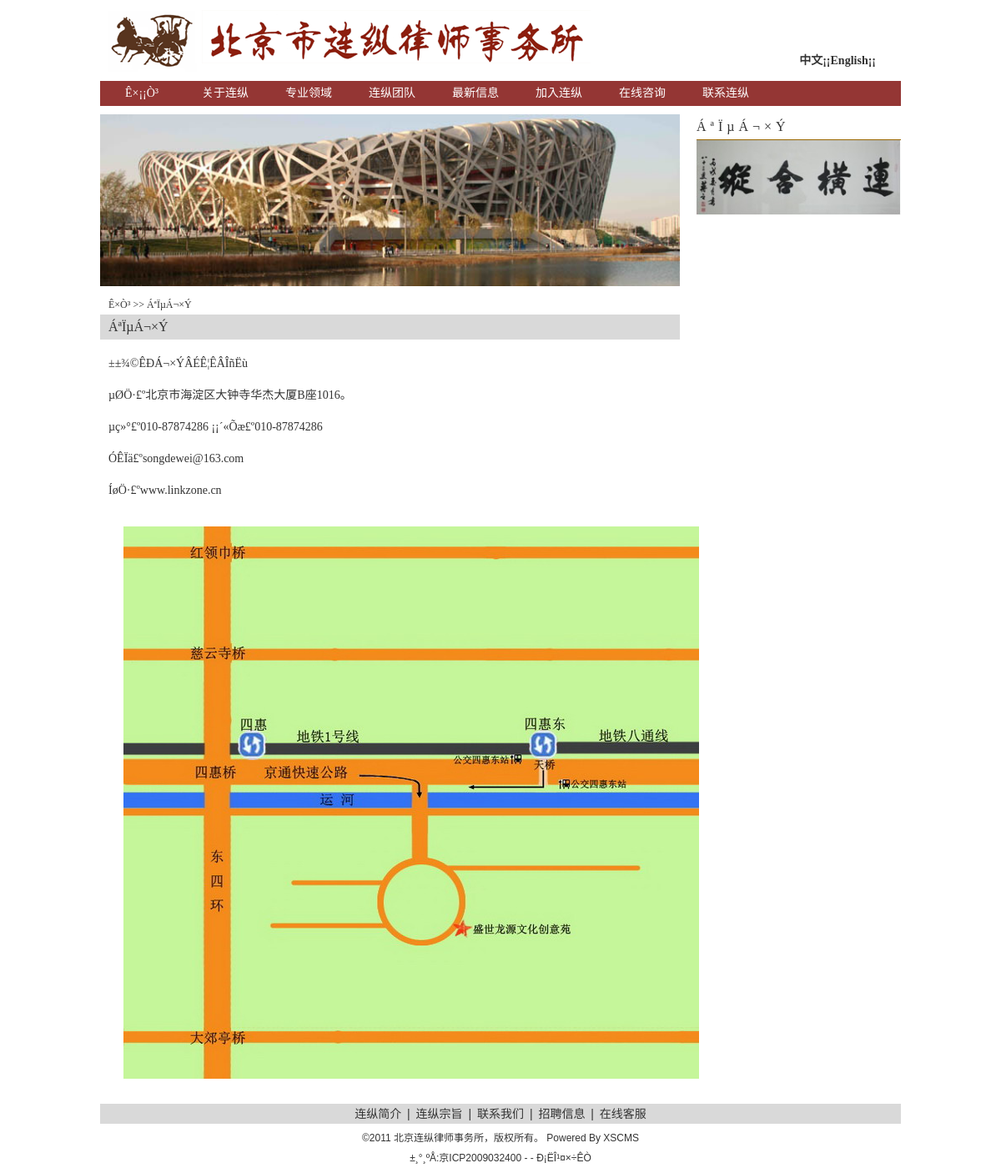
Page /contactus.php on the committed database.
### tables this page shows
CREATE TABLE `sdw_nav` (
  `nav_id` int(11) NOT NULL auto_increment,
  `nav_up` int(11) NOT NULL default '0',
  `nav_name` varchar(20) default NULL,
  `nav_link` varchar(50) default NULL,
  `nav_position` enum('bot','top','mid') NOT NULL default 'mid',
  `nav_open` tinyint(4) NOT NULL default '0',
  `nav_order` tinyint(4) NOT NULL default '0',
  `nav_display` tinyint(4) NOT NULL default '0',
  `nav_type` tinyint(4) default '0',
  `nav_subs` tinyint(4) default '0',
  PRIMARY KEY  (`nav_id`)
);

CREATE TABLE `sdw_contact` (
  `con_id` int(11) NOT NULL auto_increment,
  `con_man` varchar(50) default NULL,
  `con_tel` varchar(200) default NULL,
  `con_fax` varchar(200) default NULL,
  `con_oicq` varchar(200) default NULL,
  `con_email` varchar(200) default NULL,
  `con_msn` varchar(200) default NULL,
  `con_ww` varchar(200) default NULL,
  `con_postcode` varchar(10) default NULL,
  `con_address` varchar(200) default NULL,
  `con_mobile` varchar(20) default NULL,
  PRIMARY KEY  (`con_id`)
);

### contactus.php (called while the page is built, shortened)
<?php
require_once dirname(__FILE__).'/include/common.inc.php';
$articles = $images = $videos = $products = $category = array();
$smarty->assign('condata',get_contactinfo());
$smarty->assign('category',$category);
$smarty->assign('articles',$articles);
$smarty->assign('products',$products);
$smarty->assign('videos',$videos);
$smarty->assign('images',$images);
$smarty->assign('navs',get_navs());
$smarty->display('contactus.htm');
?>

### include/db_mysql.php (called while the page is built, shortened)
<?php
Class DB {
	function query($SQL,$method=''){
		$GLOBALS['tablepre']=='sdw_' or $SQL=str_replace('sdw_',$GLOBALS['tablepre'],$SQL);
		if($method=='U_B' && function_exists('mysql_unbuffered_query')){
			$query = mysql_unbuffered_query($SQL);
		}else{
			$query = mysql_query($SQL);
		}
		return $query;
	}
	function get_one($SQL){
		$query=$this->query($SQL,'U_B');
		$rs =&mysql_fetch_array($query, MYSQL_ASSOC);
		return $rs;
	}
}
?>

### include/content.func.php (called while the page is built, shortened)
<?php
function get_navs($displayall=false){
	global $db;
	$navarray = array();
	$wheresql = !$displayall ? "WHERE nav_display=1" : '';
	$query = $db->query("SELECT * FROM sdw_nav $wheresql ORDER BY nav_order ASC,nav_id ASC");
	while ($navrs = $db->fetch_array($query)){
		$navrs['target'] = $navrs['nav_open']==1 ? ' target="_blank"' : '';
		$navarray[$navrs['nav_position']][$navrs['nav_up']][] = $navrs;
	}
	return $navarray;
}
function get_contactinfo(){
	global $db;
	$contact = $db->get_one("SELECT * FROM sdw_contact LIMIT 1");
	$contact['men'] = explode('||',$contact['con_man']);
	$contact['fax'] = explode('||',$contact['con_fax']);
	$contact['tel'] = explode('||',$contact['con_tel']);
	$contact['email'] = explode('||',$contact['con_email']);
	$contact['ww'] = explode('||',$contact['con_oicq']);
	$contact['msn'] = explode('||',$contact['con_msn']);
	$contact['ww'] = explode('||',$contact['con_ww']);
	$contact['mobile'] = explode('||',$contact['con_mobile']);
	return $contact;
}
?>

### sysdata/templates_c/%%F1^F1A^F1A4EE0E%%header.htm.php (the view, shortened to what this page needs)
<div class="topdiv">
	<div class="logo"><img src="templates/lianzong/images/logo.png" border="0" title="<?php echo $this->_tpl_vars['cfg']['sysname']; ?>
" /></div>
	<div class="topright"><?php $_from = $this->_tpl_vars['navs']['top']['0']; if (!is_array($_from) && !is_object($_from)) { settype($_from, 'array'); }if (count($_from)):
    foreach ($_from as $this->_tpl_vars['nav']):
?><a href="<?php echo $this->_tpl_vars['nav']['nav_link']; ?>
"<?php echo $this->_tpl_vars['nav']['target']; ?>
><?php echo $this->_tpl_vars['nav']['nav_name']; ?>
</a>¡¡<?php endforeach; endif; unset($_from); ?></div>
	<div class="clear"></div>
</div>
<ul class="nav">
   <li><a href="/">Ê×¡¡Ò³</a></li>
   <?php $_from = $this->_tpl_vars['navs']['mid']['0']; if (!is_array($_from) && !is_object($_from)) { settype($_from, 'array'); }$this->_foreach['midnav'] = array('total' => count($_from), 'iteration' => 0);
if ($this->_foreach['midnav']['total'] > 0):
    foreach ($_from as $this->_tpl_vars['nav']):
?>
   <li<?php if ($this->_tpl_vars['navs']['mid'][$this->_tpl_vars['sub']]): ?> onmouseover="ShowSubMenu(this)" onmouseout="HideSubMenu(this)"<?php endif; ?>><a href="<?php echo $this->_tpl_vars['nav']['nav_link']; ?>
"<?php echo $this->_tpl_vars['nav']['target']; ?>
><?php echo $this->_tpl_vars['nav']['nav_name']; ?>
</a>
   </li>
   <?php endforeach; endif; unset($_from); ?>
</ul>

### sysdata/templates_c/%%8D^8D3^8D34B8DF%%contactus.htm.php (shortened to what this page needs)
<!DOCTYPE html PUBLIC "-//W3C//DTD XHTML 1.0 Transitional//EN" "http://www.w3.org/TR/xhtml1/DTD/xhtml1-transitional.dtd">
<html xmlns="http://www.w3.org/1999/xhtml">
<head>
<link href="templates/lianzong/images/style.css" rel="stylesheet" type="text/css">
</head>
<body>
<?php $_smarty_tpl_vars = $this->_tpl_vars;
$this->_smarty_include(array('smarty_include_tpl_file' => 'header.htm', 'smarty_include_vars' => array()));
$this->_tpl_vars = $_smarty_tpl_vars;
 ?>
<div class="area">
	<div class="left01">
		<div class="banner"><img src="templates/lianzong/images/banner_1.jpg" border="0" /></div>
		<div class="yourpos"><a href="index.php">Ê×Ò³</a> >> ÁªÏµÁ¬×Ý</div>
		<div class="title-gray">ÁªÏµÁ¬×Ý</div>
		<ul class="contactus">
			<li>±±¾©ÊÐÁ¬×ÝÂÉÊ¦ÊÂÎñËù</li>
			<li>µØÖ·£º<?php echo $this->_tpl_vars['condata']['con_address']; ?>
</li>
			<li>µç»°£º<?php $_from = $this->_tpl_vars['condata']['tel']; if (!is_array($_from) && !is_object($_from)) { settype($_from, 'array'); }if (count($_from)):
    foreach ($_from as $this->_tpl_vars['tel']):
?><?php echo $this->_tpl_vars['tel']; ?>
 <?php endforeach; endif; unset($_from); ?>¡¡´«Õæ£º<?php $_from = $this->_tpl_vars['condata']['fax']; if (!is_array($_from) && !is_object($_from)) { settype($_from, 'array'); }if (count($_from)):
    foreach ($_from as $this->_tpl_vars['fax']):
?><?php echo $this->_tpl_vars['fax']; ?>
 <?php endforeach; endif; unset($_from); ?></li>
			<li>ÓÊÏä£º<?php $_from = $this->_tpl_vars['condata']['email']; if (!is_array($_from) && !is_object($_from)) { settype($_from, 'array'); }if (count($_from)):
    foreach ($_from as $this->_tpl_vars['email']):
?><?php echo $this->_tpl_vars['email']; ?>
 <?php endforeach; endif; unset($_from); ?></li>
			<li>ÍøÖ·£º<a href="http://www.linkzone.cn">www.linkzone.cn</a></li>
		</ul>
		<p><img src="templates/lianzong/images/map.jpg" border="0" /></p>
	</div>
	<div class="right01">
		<div class="title-big">ÁªÏµÁ¬×Ý</div>
		<div><img src="templates/lianzong/images/pic-2.jpg" width="245" border="0" /></div>
	</div>
	<div class="clear"></div>
</div>
<?php $_smarty_tpl_vars = $this->_tpl_vars;
$this->_smarty_include(array('smarty_include_tpl_file' => 'footer.htm', 'smarty_include_vars' => array()));
 ?>

### sysdata/templates_c/%%08^081^0817DADF%%footer.htm.php (shortened to what this page needs)
<div class="blank"></div>
<div class="area">
    <div class="footer" id="bottom">
	<?php $_from = $this->_tpl_vars['navs']['bot']['0']; if (!is_array($_from) && !is_object($_from)) { settype($_from, 'array'); }$this->_foreach['botnav'] = array('total' => count($_from), 'iteration' => 0);
if ($this->_foreach['botnav']['total'] > 0):
    foreach ($_from as $this->_tpl_vars['nav']):
        $this->_foreach['botnav']['iteration']++;
?>
	<a href="<?php echo $this->_tpl_vars['nav']['nav_link']; ?>
"<?php echo $this->_tpl_vars['nav']['target']; ?>
><?php echo $this->_tpl_vars['nav']['nav_name']; ?>
</a><?php if (! ($this->_foreach['botnav']['iteration'] == $this->_foreach['botnav']['total'])): ?> | <?php endif; ?>
	<?php endforeach; endif; unset($_from); ?>
	</div>
	<div class="footer"><?php echo $this->_tpl_vars['cfg']['copyright']; ?>
 Powered By <a href="http://www.songdewei.com/" target="_blank">XSCMS</a></div>
	<div class="footer">±¸°¸ºÅ:<a href="http://www.miibeian.gov.cn" target="_blank"><?php echo $this->_tpl_vars['cfg']['icp']; ?>
</a> - <?php echo $this->_tpl_vars['cfg']['tongjicode']; ?>
 - <a href="http://www.songdewei.com" target="_blank">Ð¡ËÎ¹¤×÷ÊÒ</a></div>
</div>
</body>
</html>

### rows in the picture
sdw_nav: nav_name "中文"
sdw_nav: nav_name "English"
sdw_nav: nav_name "关于连纵"
sdw_nav: nav_name "专业领域"
sdw_nav: nav_name "连纵团队"
sdw_nav: nav_name "最新信息"
sdw_nav: nav_name "加入连纵"
sdw_nav: nav_name "在线咨询"
sdw_nav: nav_name "联系连纵"
sdw_contact: con_address "北京市海淀区大钟寺华杰大厦B座1016。", con_email "songdewei@163.com"
sdw_nav: nav_name "连纵简介"
sdw_nav: nav_name "连纵宗旨"
sdw_nav: nav_name "联系我们"
sdw_nav: nav_name "招聘信息"
sdw_nav: nav_name "在线客服"

### other values in the picture
$this->_tpl_vars['tel'] "010-87874286"
$this->_tpl_vars['fax'] "010-87874286"
$this->_tpl_vars['cfg']['copyright'] "©2011 北京连纵律师事务所，版权所有。"
$this->_tpl_vars['cfg']['icp'] "京ICP2009032400"
